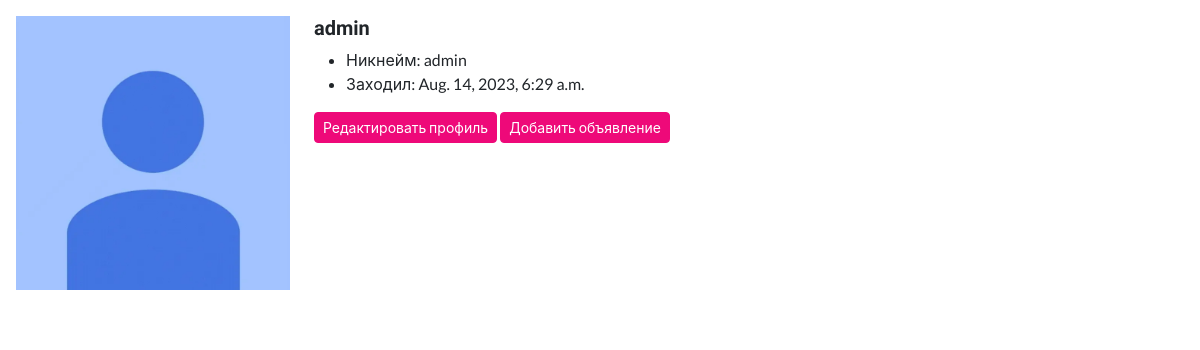
Screenshot of /user/admin with the database file from the repository.
### users/models.py (models this page shows, shortened)
class Profile(models.Model):
    user = models.OneToOneField(User, on_delete=models.CASCADE)
    slug = models.SlugField(verbose_name='URL', max_length=255, blank=True, unique=True)
    avatar = models.ImageField(
        verbose_name='Аватар',
        upload_to='uploads/avatars/%Y/%m/%d/',
        default='uploads/avatars/default.jpg',
        blank=True,
        validators=[FileExtensionValidator(allowed_extensions=('png', 'jpg', 'jpeg'))])
    def __str__(self):
        return self.user.username

### users/views.py (the view)
# urls.py: path('<slug:slug_profile>', views.UserDetailView.as_view(), name="profile_page"),
class UserDetailView(DetailView):
    model = Profile
    context_object_name = 'profile'
    template_name = 'users/userpage.html'
    slug_url_kwarg = 'slug_profile'
    def get_context_data(self, **kwargs):
        context = super().get_context_data(**kwargs)
        context['title'] = f'Страница пользователя: {self.object.user.username}'
        return context

### templates/users/userpage.html (shortened to what this page needs)
{% extends 'base.html' %}
{% load static %}
{% block content %}
<div class="card border-0">
        <div class="card-body">
            <div class="row">
                <div class="col-md-3">
                    <figure>
                        <img src="{{ profile.avatar.url }}" class="img-fluid rounded-0" alt="{{ profile }}">
                    </figure>
                </div>
                    <div class="col-md-9">
                        <h5 class="card-title">
                        {{ profile }}
                        </h5>
                    <div class="card-text">
                        <ul>
                            <li>Никнейм: {{ profile.user.username }}</li>
                            <li>Заходил: {{ profile.user.last_login }}</li>
                        </ul>
                    <a href="{% url 'edit_page' %}" class="btn btn-sm btn-primary">Редактировать профиль</a>
                    <a href="{% url 'add_doggy_page' %}" class="btn btn-sm btn-primary">Добавить объявление</a>
                    </div>
                </div>
            </div>
        </div>
    </div>
{% endblock %}

### rows the page displays
Profile: avatar (placeholder picture), user.username "admin", user.last_login "Aug. 14, 2023, 6:29 a.m."
